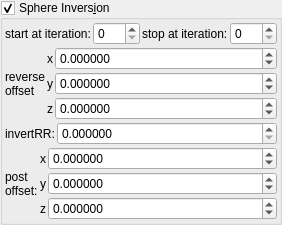
    <widget class="MyGroupBox" name="groupCheck_transf_sphere_inversion_enabled_false">
     <property name="title">
      <string>Sphere Invers&amp;ion</string>
     </property>
     <property name="checkable">
      <bool>true</bool>
     </property>
     <layout class="QVBoxLayout" name="verticalLayout_12" stretch="0,0,0,0">
      <property name="spacing">
       <number>2</number>
      </property>
      <property name="leftMargin">
       <number>2</number>
      </property>
      <property name="topMargin">
       <number>2</number>
      </property>
      <property name="rightMargin">
       <number>2</number>
      </property>
      <property name="bottomMargin">
       <number>2</number>
      </property>
      <item>
       <layout class="QGridLayout" name="gridLayout_67">
        <property name="spacing">
         <number>2</number>
        </property>
        <item row="1" column="3">
         <widget class="MySpinBox" name="spinboxInt_transf_stop_iterations_1">
          <property name="sizePolicy">
           <sizepolicy hsizetype="Minimum" vsizetype="Maximum">
            <horstretch>0</horstretch>
            <verstretch>0</verstretch>
           </sizepolicy>
          </property>
          <property name="maximum">
           <number>999</number>
          </property>
         </widget>
        </item>
        <item row="1" column="1">
         <widget class="MySpinBox" name="spinboxInt_transf_start_iterations_I">
          <property name="sizePolicy">
           <sizepolicy hsizetype="Minimum" vsizetype="Maximum">
            <horstretch>0</horstretch>
            <verstretch>0</verstretch>
           </sizepolicy>
          </property>
          <property name="maximum">
           <number>999</number>
          </property>
         </widget>
        </item>
        <item row="1" column="0">
         <widget class="QLabel" name="label_262">
          <property name="text">
           <string>start at iteration:</string>
          </property>
         </widget>
        </item>
        <item row="1" column="2">
         <widget class="QLabel" name="label_265">
          <property name="text">
           <string>stop at iteration:</string>
          </property>
         </widget>
        </item>
       </layout>
      </item>
      <item>
       <layout class="QGridLayout" name="gridLayout_6" columnstretch="0,0,1">
        <property name="spacing">
         <number>2</number>
        </property>
        <item row="2" column="1">
         <widget class="QLabel" name="label_31">
          <property name="text">
           <string notr="true">z</string>
          </property>
         </widget>
        </item>
        <item row="0" column="1">
         <widget class="QLabel" name="label_41">
          <property name="text">
           <string notr="true">x</string>
          </property>
         </widget>
        </item>
        <item row="1" column="1">
         <widget class="QLabel" name="label_42">
          <property name="text">
           <string notr="true">y</string>
          </property>
         </widget>
        </item>
        <item row="0" column="0" rowspan="3">
         <widget class="QLabel" name="label_49">
          <property name="text">
           <string>reverse
offset</string>
          </property>
         </widget>
        </item>
        <item row="0" column="2">
         <widget class="MyDoubleSpinBox" name="spinbox3_transf_offset_000_x">
          <property name="sizePolicy">
           <sizepolicy hsizetype="Minimum" vsizetype="Maximum">
            <horstretch>0</horstretch>
            <verstretch>0</verstretch>
           </sizepolicy>
          </property>
          <property name="font">
           <font>
            <weight>50</weight>
            <bold>false</bold>
           </font>
          </property>
          <property name="prefix">
           <string/>
          </property>
          <property name="suffix">
           <string/>
          </property>
          <property name="decimals">
           <number>6</number>
          </property>
          <property name="minimum">
           <double>-99.989999999999995</double>
          </property>
          <property name="maximum">
           <double>99.989999999999995</double>
          </property>
          <property name="singleStep">
           <double>0.100000000000000</double>
          </property>
         </widget>
        </item>
        <item row="1" column="2">
         <widget class="MyDoubleSpinBox" name="spinbox3_transf_offset_000_y">
          <property name="sizePolicy">
           <sizepolicy hsizetype="Minimum" vsizetype="Maximum">
            <horstretch>0</horstretch>
            <verstretch>0</verstretch>
           </sizepolicy>
          </property>
          <property name="font">
           <font>
            <weight>50</weight>
            <bold>false</bold>
           </font>
          </property>
          <property name="prefix">
           <string/>
          </property>
          <property name="suffix">
           <string/>
          </property>
          <property name="decimals">
           <number>6</number>
          </property>
          <property name="minimum">
           <double>-99.989999999999995</double>
          </property>
          <property name="maximum">
           <double>99.989999999999995</double>
          </property>
          <property name="singleStep">
           <double>0.100000000000000</double>
          </property>
         </widget>
        </item>
        <item row="2" column="2">
         <widget class="MyDoubleSpinBox" name="spinbox3_transf_offset_000_z">
          <property name="sizePolicy">
           <sizepolicy hsizetype="Minimum" vsizetype="Maximum">
            <horstretch>0</horstretch>
            <verstretch>0</verstretch>
           </sizepolicy>
          </property>
          <property name="font">
           <font>
            <weight>50</weight>
            <bold>false</bold>
           </font>
          </property>
          <property name="prefix">
           <string/>
          </property>
          <property name="suffix">
           <string/>
          </property>
          <property name="decimals">
           <number>6</number>
          </property>
          <property name="minimum">
           <double>-99.989999999999995</double>
          </property>
          <property name="maximum">
           <double>99.989999999999995</double>
          </property>
          <property name="singleStep">
           <double>0.100000000000000</double>
          </property>
         </widget>
        </item>
       </layout>
      </item>
      <item>
       <layout class="QGridLayout" name="gridLayout_9" columnstretch="0,1">
        <item row="1" column="1">
         <widget class="MyDoubleSpinBox" name="spinbox_transf_scaleG_1">
          <property name="sizePolicy">
           <sizepolicy hsizetype="Minimum" vsizetype="Maximum">
            <horstretch>0</horstretch>
            <verstretch>0</verstretch>
           </sizepolicy>
          </property>
          <property name="prefix">
           <string/>
          </property>
          <property name="suffix">
           <string/>
          </property>
          <property name="decimals">
           <number>6</number>
          </property>
          <property name="minimum">
           <double>0.000000000000000</double>
          </property>
          <property name="maximum">
           <double>99.989999999999995</double>
          </property>
          <property name="singleStep">
           <double>0.100000000000000</double>
          </property>
         </widget>
        </item>
        <item row="1" column="0">
         <widget class="QLabel" name="label_23">
          <property name="text">
           <string>invertRR:</string>
          </property>
         </widget>
        </item>
       </layout>
      </item>
      <item>
       <layout class="QGridLayout" name="gridLayout_34" columnstretch="0,0,1">
        <property name="spacing">
         <number>2</number>
        </property>
        <item row="1" column="1">
         <widget class="QLabel" name="label_134">
          <property name="text">
           <string notr="true">y</string>
          </property>
         </widget>
        </item>
        <item row="0" column="1">
         <widget class="QLabel" name="label_126">
          <property name="text">
           <string notr="true">x</string>
          </property>
         </widget>
        </item>
        <item row="0" column="2">
         <widget class="MyDoubleSpinBox" name="spinbox3_transf_addition_constant_x">
          <property name="sizePolicy">
           <sizepolicy hsizetype="Minimum" vsizetype="Maximum">
            <horstretch>0</horstretch>
            <verstretch>0</verstretch>
           </sizepolicy>
          </property>
          <property name="prefix">
           <string/>
          </property>
          <property name="suffix">
           <string/>
          </property>
          <property name="decimals">
           <number>6</number>
          </property>
          <property name="minimum">
           <double>-99.989999999999995</double>
          </property>
          <property name="maximum">
           <double>99.989999999999995</double>
          </property>
          <property name="singleStep">
           <double>0.100000000000000</double>
          </property>
         </widget>
        </item>
        <item row="1" column="2">
         <widget class="MyDoubleSpinBox" name="spinbox3_transf_addition_constant_y">
          <property name="sizePolicy">
           <sizepolicy hsizetype="Minimum" vsizetype="Maximum">
            <horstretch>0</horstretch>
            <verstretch>0</verstretch>
           </sizepolicy>
          </property>
          <property name="prefix">
           <string/>
          </property>
          <property name="suffix">
           <string/>
          </property>
          <property name="decimals">
           <number>6</number>
          </property>
          <property name="minimum">
           <double>-99.989999999999995</double>
          </property>
          <property name="maximum">
           <double>99.989999999999995</double>
          </property>
          <property name="singleStep">
           <double>0.100000000000000</double>
          </property>
         </widget>
        </item>
        <item row="2" column="2">
         <widget class="MyDoubleSpinBox" name="spinbox3_transf_addition_constant_z">
          <property name="sizePolicy">
           <sizepolicy hsizetype="Minimum" vsizetype="Maximum">
            <horstretch>0</horstretch>
            <verstretch>0</verstretch>
           </sizepolicy>
          </property>
          <property name="prefix">
           <string/>
          </property>
          <property name="suffix">
           <string/>
          </property>
          <property name="decimals">
           <number>6</number>
          </property>
          <property name="minimum">
           <double>-99.989999999999995</double>
          </property>
          <property name="maximum">
           <double>99.989999999999995</double>
          </property>
          <property name="singleStep">
           <double>0.100000000000000</double>
          </property>
         </widget>
        </item>
        <item row="2" column="1">
         <widget class="QLabel" name="label_135">
          <property name="text">
           <string notr="true">z</string>
          </property>
         </widget>
        </item>
        <item row="0" column="0" rowspan="3">
         <widget class="QLabel" name="label_259">
          <property name="text">
           <string>post
offset:</string>
          </property>
         </widget>
        </item>
       </layout>
      </item>
     </layout>
    </widget>
